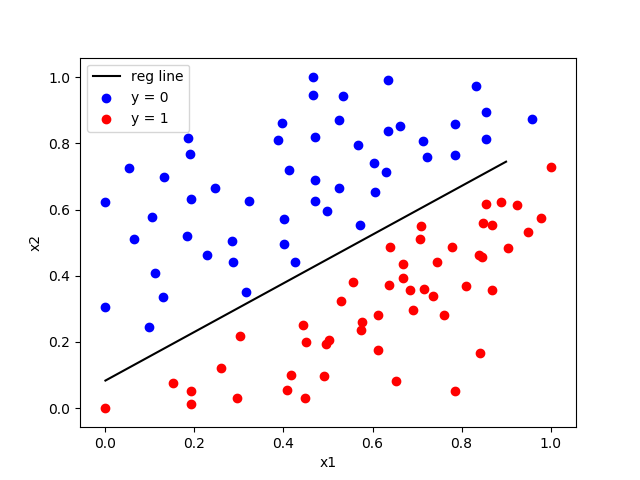

Here is the Python script that generated this plot:
import csv 
import numpy as np 
import matplotlib.pyplot as plt 
  
  
def loadCSV(filename): 
    ''' 
    function to load dataset 
    '''
    with open(filename,"r") as csvfile: 
        lines = csv.reader(csvfile) 
        dataset = list(lines) 
        for i in range(len(dataset)): 
            dataset[i] = [float(x) for x in dataset[i]]      
    return np.array(dataset) 
  
  
def normalize(X): 
    ''' 
    function to normalize feature matrix, X 
    '''
    mins = np.min(X, axis = 0) 
    maxs = np.max(X, axis = 0) 
    rng = maxs - mins 
    norm_X = 1 - ((maxs - X)/rng) 
    return norm_X 
  
  
def logistic_func(beta, X): 
    ''' 
    logistic(sigmoid) function 
    '''
    return 1.0/(1 + np.exp(-np.dot(X, beta.T))) 
  
  
def log_gradient(beta, X, y): 
    ''' 
    logistic gradient function 
    '''
    first_calc = logistic_func(beta, X) - y.reshape(X.shape[0], -1) 
    final_calc = np.dot(first_calc.T, X) 
    return final_calc 
  
  
def cost_func(beta, X, y): 
    ''' 
    cost function, J 
    '''
    log_func_v = logistic_func(beta, X) 
    y = np.squeeze(y) 
    step1 = y * np.log(log_func_v) 
    step2 = (1 - y) * np.log(1 - log_func_v) 
    final = -step1 - step2 
    return np.mean(final) 
  
  
def grad_desc(X, y, beta, lr=.01, converge_change=.001): 
    ''' 
    gradient descent function 
    '''
    cost = cost_func(beta, X, y) 
    change_cost = 1
    num_iter = 1
      
    while(change_cost > converge_change): 
        old_cost = cost 
        beta = beta - (lr * log_gradient(beta, X, y)) 
        cost = cost_func(beta, X, y) 
        change_cost = old_cost - cost 
        num_iter += 1
      
    return beta, num_iter  
  
  
def pred_values(beta, X): 
    ''' 
    function to predict labels 
    '''
    pred_prob = logistic_func(beta, X) 
    pred_value = np.where(pred_prob >= .5, 1, 0) 
    return np.squeeze(pred_value) 
  
  
def plot_reg(X, y, beta): 
    ''' 
    function to plot decision boundary 
    '''
    # labelled observations 
    x_0 = X[np.where(y == 0.0)] 
    x_1 = X[np.where(y == 1.0)] 
      
    # plotting points with diff color for diff label 
    plt.scatter([x_0[:, 1]], [x_0[:, 2]], c='b', label='y = 0') 
    plt.scatter([x_1[:, 1]], [x_1[:, 2]], c='r', label='y = 1') 
      
    # plotting decision boundary 
    x1 = np.arange(0, 1, 0.1) 
    x2 = -(beta[0,0] + beta[0,1]*x1)/beta[0,2] 
    plt.plot(x1, x2, c='k', label='reg line') 
  
    plt.xlabel('x1') 
    plt.ylabel('x2') 
    plt.legend() 
    plt.show() 
      
  
      
if __name__ == "__main__": 
    # load the dataset 
    dataset = loadCSV('dataset1.csv') 
      
    # normalizing feature matrix 
    X = normalize(dataset[:, :-1]) 
      
    # stacking columns wth all ones in feature matrix 
    X = np.hstack((np.matrix(np.ones(X.shape[0])).T, X)) 
  
    # response vector 
    y = dataset[:, -1] 
  
    # initial beta values 
    beta = np.matrix(np.zeros(X.shape[1])) 
  
    # beta values after running gradient descent 
    beta, num_iter = grad_desc(X, y, beta) 
  
    # estimated beta values and number of iterations 
    print("Estimated regression coefficients:", beta) 
    print("No. of iterations:", num_iter) 
  
    # predicted labels 
    y_pred = pred_values(beta, X) 
      
    # number of correctly predicted labels 
    print("Correctly predicted labels:", np.sum(y == y_pred)) 
      
    # plotting regression line 
    plot_reg(X, y, beta) 
